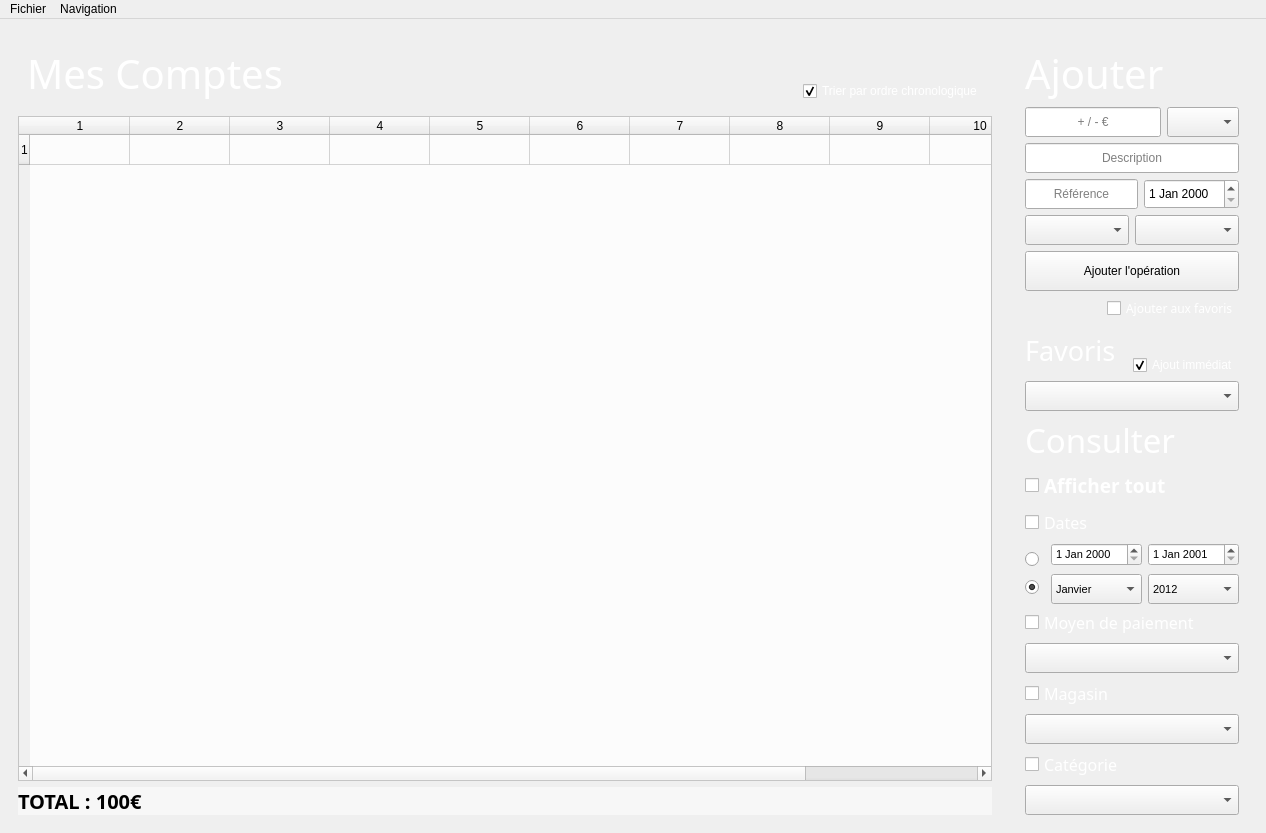
<?xml version="1.0" encoding="UTF-8"?>
<ui version="4.0">
 <class>view_Comptes</class>
 <widget class="QMainWindow" name="view_Comptes">
  <property name="geometry">
   <rect>
    <x>0</x>
    <y>0</y>
    <width>1266</width>
    <height>833</height>
   </rect>
  </property>
  <property name="windowTitle">
   <string>Mes Comptes</string>
  </property>
  <property name="styleSheet">
   <string notr="true"/>
  </property>
  <widget class="QWidget" name="centralWidget">
   <property name="styleSheet">
    <string notr="true"/>
   </property>
   <layout class="QHBoxLayout" name="horizontalLayout_5">
    <item>
     <widget class="QWidget" name="leftLayout" native="true">
      <property name="minimumSize">
       <size>
        <width>100</width>
        <height>0</height>
       </size>
      </property>
      <layout class="QVBoxLayout" name="verticalLayout_8">
       <item>
        <widget class="QWidget" name="horizontalWidget" native="true">
         <property name="minimumSize">
          <size>
           <width>0</width>
           <height>20</height>
          </size>
         </property>
         <layout class="QHBoxLayout" name="horizontalLayout_7">
          <item>
           <widget class="QLabel" name="label_4">
            <property name="palette">
             <palette>
              <active>
               <colorrole role="WindowText">
                <brush brushstyle="SolidPattern">
                 <color alpha="255">
                  <red>255</red>
                  <green>255</green>
                  <blue>255</blue>
                 </color>
                </brush>
               </colorrole>
              </active>
              <inactive>
               <colorrole role="WindowText">
                <brush brushstyle="SolidPattern">
                 <color alpha="255">
                  <red>255</red>
                  <green>255</green>
                  <blue>255</blue>
                 </color>
                </brush>
               </colorrole>
              </inactive>
              <disabled>
               <colorrole role="WindowText">
                <brush brushstyle="SolidPattern">
                 <color alpha="255">
                  <red>120</red>
                  <green>120</green>
                  <blue>120</blue>
                 </color>
                </brush>
               </colorrole>
              </disabled>
             </palette>
            </property>
            <property name="font">
             <font>
              <family>Century Gothic</family>
              <pointsize>30</pointsize>
             </font>
            </property>
            <property name="text">
             <string>Mes Comptes</string>
            </property>
           </widget>
          </item>
          <item>
           <spacer name="horizontalSpacer">
            <property name="orientation">
             <enum>Qt::Horizontal</enum>
            </property>
            <property name="sizeHint" stdset="0">
             <size>
              <width>40</width>
              <height>20</height>
             </size>
            </property>
           </spacer>
          </item>
          <item alignment="Qt::AlignBottom">
           <widget class="QCheckBox" name="check_sort">
            <property name="palette">
             <palette>
              <active>
               <colorrole role="WindowText">
                <brush brushstyle="SolidPattern">
                 <color alpha="255">
                  <red>255</red>
                  <green>255</green>
                  <blue>255</blue>
                 </color>
                </brush>
               </colorrole>
              </active>
              <inactive>
               <colorrole role="WindowText">
                <brush brushstyle="SolidPattern">
                 <color alpha="255">
                  <red>255</red>
                  <green>255</green>
                  <blue>255</blue>
                 </color>
                </brush>
               </colorrole>
              </inactive>
              <disabled>
               <colorrole role="WindowText">
                <brush brushstyle="SolidPattern">
                 <color alpha="255">
                  <red>120</red>
                  <green>120</green>
                  <blue>120</blue>
                 </color>
                </brush>
               </colorrole>
              </disabled>
             </palette>
            </property>
            <property name="text">
             <string>Trier par ordre chronologique</string>
            </property>
            <property name="checked">
             <bool>true</bool>
            </property>
           </widget>
          </item>
         </layout>
        </widget>
       </item>
       <item>
        <widget class="QTableWidget" name="tableWidget">
         <property name="minimumSize">
          <size>
           <width>0</width>
           <height>0</height>
          </size>
         </property>
         <property name="palette">
          <palette>
           <active>
            <colorrole role="Base">
             <brush brushstyle="SolidPattern">
              <color alpha="200">
               <red>255</red>
               <green>255</green>
               <blue>255</blue>
              </color>
             </brush>
            </colorrole>
            <colorrole role="Window">
             <brush brushstyle="SolidPattern">
              <color alpha="200">
               <red>240</red>
               <green>240</green>
               <blue>240</blue>
              </color>
             </brush>
            </colorrole>
           </active>
           <inactive>
            <colorrole role="Base">
             <brush brushstyle="SolidPattern">
              <color alpha="200">
               <red>255</red>
               <green>255</green>
               <blue>255</blue>
              </color>
             </brush>
            </colorrole>
            <colorrole role="Window">
             <brush brushstyle="SolidPattern">
              <color alpha="200">
               <red>240</red>
               <green>240</green>
               <blue>240</blue>
              </color>
             </brush>
            </colorrole>
           </inactive>
           <disabled>
            <colorrole role="Base">
             <brush brushstyle="SolidPattern">
              <color alpha="200">
               <red>240</red>
               <green>240</green>
               <blue>240</blue>
              </color>
             </brush>
            </colorrole>
            <colorrole role="Window">
             <brush brushstyle="SolidPattern">
              <color alpha="200">
               <red>240</red>
               <green>240</green>
               <blue>240</blue>
              </color>
             </brush>
            </colorrole>
           </disabled>
          </palette>
         </property>
         <property name="styleSheet">
          <string notr="true"/>
         </property>
         <property name="columnCount">
          <number>11</number>
         </property>
         <row>
          <property name="text">
           <string>1</string>
          </property>
         </row>
         <column/>
         <column/>
         <column/>
         <column/>
         <column/>
         <column/>
         <column/>
         <column/>
         <column/>
         <column/>
         <column/>
        </widget>
       </item>
       <item>
        <widget class="QLabel" name="lb_total">
         <property name="font">
          <font>
           <family>Century Gothic</family>
           <pointsize>15</pointsize>
           <weight>75</weight>
           <bold>true</bold>
          </font>
         </property>
         <property name="styleSheet">
          <string notr="true">#lb_total{
background-color:rgba(255, 255, 255, 120)
}</string>
         </property>
         <property name="text">
          <string>TOTAL : 100€</string>
         </property>
         <property name="margin">
          <number>8</number>
         </property>
         <property name="indent">
          <number>-1</number>
         </property>
         <property name="openExternalLinks">
          <bool>false</bool>
         </property>
        </widget>
       </item>
      </layout>
     </widget>
    </item>
    <item>
     <widget class="QWidget" name="rightLayout" native="true">
      <property name="minimumSize">
       <size>
        <width>200</width>
        <height>0</height>
       </size>
      </property>
      <property name="maximumSize">
       <size>
        <width>250</width>
        <height>16777215</height>
       </size>
      </property>
      <layout class="QVBoxLayout" name="verticalLayout_2">
       <property name="bottomMargin">
        <number>0</number>
       </property>
       <item>
        <widget class="QWidget" name="layout_add" native="true">
         <property name="maximumSize">
          <size>
           <width>16777215</width>
           <height>16777215</height>
          </size>
         </property>
         <layout class="QVBoxLayout" name="verticalLayout">
          <property name="bottomMargin">
           <number>0</number>
          </property>
          <item>
           <widget class="QLabel" name="label_2">
            <property name="font">
             <font>
              <family>Century Gothic</family>
              <pointsize>30</pointsize>
             </font>
            </property>
            <property name="text">
             <string>&lt;html&gt;&lt;head/&gt;&lt;body&gt;&lt;p&gt;&lt;span style=&quot; color:#ffffff;&quot;&gt;Ajouter&lt;/span&gt;&lt;/p&gt;&lt;/body&gt;&lt;/html&gt;</string>
            </property>
           </widget>
          </item>
          <item>
           <layout class="QHBoxLayout" name="horizontalLayout_3">
            <item>
             <widget class="QLineEdit" name="edit_value">
              <property name="minimumSize">
               <size>
                <width>0</width>
                <height>30</height>
               </size>
              </property>
              <property name="text">
               <string/>
              </property>
              <property name="alignment">
               <set>Qt::AlignCenter</set>
              </property>
              <property name="placeholderText">
               <string>+ / - €</string>
              </property>
             </widget>
            </item>
            <item>
             <widget class="QComboBox" name="list_pmt">
              <property name="minimumSize">
               <size>
                <width>0</width>
                <height>30</height>
               </size>
              </property>
             </widget>
            </item>
           </layout>
          </item>
          <item>
           <widget class="QLineEdit" name="edit_desc">
            <property name="minimumSize">
             <size>
              <width>0</width>
              <height>30</height>
             </size>
            </property>
            <property name="text">
             <string/>
            </property>
            <property name="alignment">
             <set>Qt::AlignCenter</set>
            </property>
            <property name="placeholderText">
             <string>Description</string>
            </property>
           </widget>
          </item>
          <item>
           <layout class="QHBoxLayout" name="horizontalLayout">
            <item>
             <widget class="QLineEdit" name="edit_ref">
              <property name="minimumSize">
               <size>
                <width>0</width>
                <height>30</height>
               </size>
              </property>
              <property name="text">
               <string/>
              </property>
              <property name="alignment">
               <set>Qt::AlignCenter</set>
              </property>
              <property name="placeholderText">
               <string>Référence</string>
              </property>
             </widget>
            </item>
            <item>
             <widget class="QDateEdit" name="edit_date">
              <property name="minimumSize">
               <size>
                <width>0</width>
                <height>30</height>
               </size>
              </property>
             </widget>
            </item>
           </layout>
          </item>
          <item>
           <layout class="QHBoxLayout" name="horizontalLayout_4">
            <item>
             <widget class="QComboBox" name="list_categories">
              <property name="minimumSize">
               <size>
                <width>0</width>
                <height>30</height>
               </size>
              </property>
             </widget>
            </item>
            <item>
             <widget class="QComboBox" name="list_magasins">
              <property name="minimumSize">
               <size>
                <width>0</width>
                <height>30</height>
               </size>
              </property>
             </widget>
            </item>
           </layout>
          </item>
          <item>
           <widget class="QPushButton" name="btn_add">
            <property name="minimumSize">
             <size>
              <width>0</width>
              <height>40</height>
             </size>
            </property>
            <property name="text">
             <string>Ajouter l'opération</string>
            </property>
           </widget>
          </item>
          <item alignment="Qt::AlignRight">
           <widget class="QCheckBox" name="check_favori">
            <property name="palette">
             <palette>
              <active>
               <colorrole role="WindowText">
                <brush brushstyle="SolidPattern">
                 <color alpha="255">
                  <red>255</red>
                  <green>255</green>
                  <blue>255</blue>
                 </color>
                </brush>
               </colorrole>
              </active>
              <inactive>
               <colorrole role="WindowText">
                <brush brushstyle="SolidPattern">
                 <color alpha="255">
                  <red>255</red>
                  <green>255</green>
                  <blue>255</blue>
                 </color>
                </brush>
               </colorrole>
              </inactive>
              <disabled>
               <colorrole role="WindowText">
                <brush brushstyle="SolidPattern">
                 <color alpha="255">
                  <red>120</red>
                  <green>120</green>
                  <blue>120</blue>
                 </color>
                </brush>
               </colorrole>
              </disabled>
             </palette>
            </property>
            <property name="font">
             <font>
              <family>Century Gothic</family>
              <pointsize>9</pointsize>
             </font>
            </property>
            <property name="text">
             <string>Ajouter aux favoris</string>
            </property>
           </widget>
          </item>
          <item>
           <layout class="QHBoxLayout" name="horizontalLayout_9">
            <item>
             <widget class="QLabel" name="label_3">
              <property name="palette">
               <palette>
                <active>
                 <colorrole role="WindowText">
                  <brush brushstyle="SolidPattern">
                   <color alpha="255">
                    <red>255</red>
                    <green>255</green>
                    <blue>255</blue>
                   </color>
                  </brush>
                 </colorrole>
                </active>
                <inactive>
                 <colorrole role="WindowText">
                  <brush brushstyle="SolidPattern">
                   <color alpha="255">
                    <red>255</red>
                    <green>255</green>
                    <blue>255</blue>
                   </color>
                  </brush>
                 </colorrole>
                </inactive>
                <disabled>
                 <colorrole role="WindowText">
                  <brush brushstyle="SolidPattern">
                   <color alpha="255">
                    <red>120</red>
                    <green>120</green>
                    <blue>120</blue>
                   </color>
                  </brush>
                 </colorrole>
                </disabled>
               </palette>
              </property>
              <property name="font">
               <font>
                <family>Century Gothic</family>
                <pointsize>20</pointsize>
               </font>
              </property>
              <property name="text">
               <string>Favoris</string>
              </property>
             </widget>
            </item>
            <item alignment="Qt::AlignBottom">
             <widget class="QCheckBox" name="check_immediat_fav">
              <property name="palette">
               <palette>
                <active>
                 <colorrole role="WindowText">
                  <brush brushstyle="SolidPattern">
                   <color alpha="255">
                    <red>255</red>
                    <green>255</green>
                    <blue>255</blue>
                   </color>
                  </brush>
                 </colorrole>
                </active>
                <inactive>
                 <colorrole role="WindowText">
                  <brush brushstyle="SolidPattern">
                   <color alpha="255">
                    <red>255</red>
                    <green>255</green>
                    <blue>255</blue>
                   </color>
                  </brush>
                 </colorrole>
                </inactive>
                <disabled>
                 <colorrole role="WindowText">
                  <brush brushstyle="SolidPattern">
                   <color alpha="255">
                    <red>120</red>
                    <green>120</green>
                    <blue>120</blue>
                   </color>
                  </brush>
                 </colorrole>
                </disabled>
               </palette>
              </property>
              <property name="text">
               <string>Ajout immédiat</string>
              </property>
              <property name="checked">
               <bool>true</bool>
              </property>
             </widget>
            </item>
           </layout>
          </item>
          <item>
           <widget class="QComboBox" name="list_fav">
            <property name="minimumSize">
             <size>
              <width>0</width>
              <height>30</height>
             </size>
            </property>
           </widget>
          </item>
         </layout>
        </widget>
       </item>
       <item>
        <widget class="QWidget" name="layout_select" native="true">
         <property name="minimumSize">
          <size>
           <width>0</width>
           <height>0</height>
          </size>
         </property>
         <property name="font">
          <font>
           <pointsize>8</pointsize>
          </font>
         </property>
         <layout class="QVBoxLayout" name="verticalLayout_7">
          <property name="topMargin">
           <number>0</number>
          </property>
          <item>
           <widget class="QLabel" name="label">
            <property name="font">
             <font>
              <family>Century Gothic</family>
              <pointsize>25</pointsize>
             </font>
            </property>
            <property name="text">
             <string>&lt;html&gt;&lt;head/&gt;&lt;body&gt;&lt;p&gt;&lt;span style=&quot; color:#ffffff;&quot;&gt;Consulter&lt;/span&gt;&lt;/p&gt;&lt;/body&gt;&lt;/html&gt;</string>
            </property>
           </widget>
          </item>
          <item>
           <widget class="QCheckBox" name="check_afficher_tout">
            <property name="enabled">
             <bool>true</bool>
            </property>
            <property name="font">
             <font>
              <family>Century Gothic</family>
              <pointsize>14</pointsize>
              <weight>75</weight>
              <bold>true</bold>
             </font>
            </property>
            <property name="styleSheet">
             <string notr="true">#check_afficher_tout{
	color:white;
}</string>
            </property>
            <property name="text">
             <string>Afficher tout</string>
            </property>
           </widget>
          </item>
          <item>
           <layout class="QVBoxLayout" name="verticalLayout_5">
            <item>
             <widget class="QCheckBox" name="check_date">
              <property name="palette">
               <palette>
                <active>
                 <colorrole role="WindowText">
                  <brush brushstyle="SolidPattern">
                   <color alpha="255">
                    <red>255</red>
                    <green>255</green>
                    <blue>255</blue>
                   </color>
                  </brush>
                 </colorrole>
                </active>
                <inactive>
                 <colorrole role="WindowText">
                  <brush brushstyle="SolidPattern">
                   <color alpha="255">
                    <red>255</red>
                    <green>255</green>
                    <blue>255</blue>
                   </color>
                  </brush>
                 </colorrole>
                </inactive>
                <disabled>
                 <colorrole role="WindowText">
                  <brush brushstyle="SolidPattern">
                   <color alpha="255">
                    <red>120</red>
                    <green>120</green>
                    <blue>120</blue>
                   </color>
                  </brush>
                 </colorrole>
                </disabled>
               </palette>
              </property>
              <property name="font">
               <font>
                <family>Century Gothic</family>
                <pointsize>12</pointsize>
               </font>
              </property>
              <property name="text">
               <string>Dates</string>
              </property>
              <property name="checked">
               <bool>false</bool>
              </property>
             </widget>
            </item>
            <item>
             <layout class="QHBoxLayout" name="horizontalLayout_2">
              <property name="sizeConstraint">
               <enum>QLayout::SetFixedSize</enum>
              </property>
              <item>
               <widget class="QRadioButton" name="rad_entre">
                <property name="minimumSize">
                 <size>
                  <width>20</width>
                  <height>20</height>
                 </size>
                </property>
                <property name="maximumSize">
                 <size>
                  <width>10</width>
                  <height>10</height>
                 </size>
                </property>
                <property name="text">
                 <string/>
                </property>
                <property name="checkable">
                 <bool>true</bool>
                </property>
                <property name="checked">
                 <bool>false</bool>
                </property>
               </widget>
              </item>
              <item>
               <widget class="QDateEdit" name="edit_date_begin">
                <property name="maximumSize">
                 <size>
                  <width>100</width>
                  <height>25</height>
                 </size>
                </property>
               </widget>
              </item>
              <item>
               <widget class="QDateEdit" name="edit_date_end">
                <property name="maximumSize">
                 <size>
                  <width>100</width>
                  <height>25</height>
                 </size>
                </property>
                <property name="dateTime">
                 <datetime>
                  <hour>0</hour>
                  <minute>0</minute>
                  <second>0</second>
                  <year>2001</year>
                  <month>1</month>
                  <day>1</day>
                 </datetime>
                </property>
               </widget>
              </item>
             </layout>
            </item>
            <item>
             <layout class="QHBoxLayout" name="horizontalLayout_6">
              <item>
               <widget class="QRadioButton" name="rad_mois">
                <property name="minimumSize">
                 <size>
                  <width>20</width>
                  <height>20</height>
                 </size>
                </property>
                <property name="maximumSize">
                 <size>
                  <width>20</width>
                  <height>20</height>
                 </size>
                </property>
                <property name="text">
                 <string/>
                </property>
                <property name="checkable">
                 <bool>true</bool>
                </property>
                <property name="checked">
                 <bool>true</bool>
                </property>
               </widget>
              </item>
              <item>
               <widget class="QComboBox" name="list_mois">
                <property name="minimumSize">
                 <size>
                  <width>0</width>
                  <height>30</height>
                 </size>
                </property>
                <property name="maximumSize">
                 <size>
                  <width>100</width>
                  <height>25</height>
                 </size>
                </property>
                <item>
                 <property name="text">
                  <string>Janvier</string>
                 </property>
                </item>
                <item>
                 <property name="text">
                  <string>Février</string>
                 </property>
                </item>
                <item>
                 <property name="text">
                  <string>Mars</string>
                 </property>
                </item>
                <item>
                 <property name="text">
                  <string>Avril</string>
                 </property>
                </item>
                <item>
                 <property name="text">
                  <string>Mai</string>
                 </property>
                </item>
                <item>
                 <property name="text">
                  <string>Juin</string>
                 </property>
                </item>
                <item>
                 <property name="text">
                  <string>Juillet</string>
                 </property>
                </item>
                <item>
                 <property name="text">
                  <string>Août</string>
                 </property>
                </item>
                <item>
                 <property name="text">
                  <string>Septembre</string>
                 </property>
                </item>
                <item>
                 <property name="text">
                  <string>Octobre</string>
                 </property>
                </item>
                <item>
                 <property name="text">
                  <string>Novembre</string>
                 </property>
                </item>
                <item>
                 <property name="text">
                  <string>Décembre</string>
                 </property>
                </item>
               </widget>
              </item>
              <item>
               <widget class="QComboBox" name="list_annee">
                <property name="minimumSize">
                 <size>
                  <width>0</width>
                  <height>30</height>
                 </size>
                </property>
                <property name="maximumSize">
                 <size>
                  <width>100</width>
                  <height>25</height>
                 </size>
                </property>
                <item>
                 <property name="text">
                  <string>2012</string>
                 </property>
                </item>
                <item>
                 <property name="text">
                  <string>2013</string>
                 </property>
                </item>
                <item>
                 <property name="text">
                  <string>2014</string>
                 </property>
                </item>
                <item>
                 <property name="text">
                  <string>2015</string>
                 </property>
                </item>
                <item>
                 <property name="text">
                  <string>2016</string>
                 </property>
                </item>
               </widget>
              </item>
             </layout>
            </item>
           </layout>
          </item>
          <item>
           <layout class="QVBoxLayout" name="verticalLayout_6">
            <item>
             <widget class="QCheckBox" name="check_pmt">
              <property name="palette">
               <palette>
                <active>
                 <colorrole role="WindowText">
                  <brush brushstyle="SolidPattern">
                   <color alpha="255">
                    <red>255</red>
                    <green>255</green>
                    <blue>255</blue>
                   </color>
                  </brush>
                 </colorrole>
                </active>
                <inactive>
                 <colorrole role="WindowText">
                  <brush brushstyle="SolidPattern">
                   <color alpha="255">
                    <red>255</red>
                    <green>255</green>
                    <blue>255</blue>
                   </color>
                  </brush>
                 </colorrole>
                </inactive>
                <disabled>
                 <colorrole role="WindowText">
                  <brush brushstyle="SolidPattern">
                   <color alpha="255">
                    <red>120</red>
                    <green>120</green>
                    <blue>120</blue>
                   </color>
                  </brush>
                 </colorrole>
                </disabled>
               </palette>
              </property>
              <property name="font">
               <font>
                <family>Century Gothic</family>
                <pointsize>12</pointsize>
               </font>
              </property>
              <property name="text">
               <string>Moyen de paiement</string>
              </property>
             </widget>
            </item>
            <item>
             <widget class="QComboBox" name="list_pmt_2">
              <property name="minimumSize">
               <size>
                <width>0</width>
                <height>30</height>
               </size>
              </property>
             </widget>
            </item>
           </layout>
          </item>
          <item>
           <layout class="QVBoxLayout" name="verticalLayout_3">
            <item>
             <widget class="QCheckBox" name="check_magasins">
              <property name="palette">
               <palette>
                <active>
                 <colorrole role="WindowText">
                  <brush brushstyle="SolidPattern">
                   <color alpha="255">
                    <red>255</red>
                    <green>255</green>
                    <blue>255</blue>
                   </color>
                  </brush>
                 </colorrole>
                </active>
                <inactive>
                 <colorrole role="WindowText">
                  <brush brushstyle="SolidPattern">
                   <color alpha="255">
                    <red>255</red>
                    <green>255</green>
                    <blue>255</blue>
                   </color>
                  </brush>
                 </colorrole>
                </inactive>
                <disabled>
                 <colorrole role="WindowText">
                  <brush brushstyle="SolidPattern">
                   <color alpha="255">
                    <red>120</red>
                    <green>120</green>
                    <blue>120</blue>
                   </color>
                  </brush>
                 </colorrole>
                </disabled>
               </palette>
              </property>
              <property name="font">
               <font>
                <family>Century Gothic</family>
                <pointsize>12</pointsize>
               </font>
              </property>
              <property name="text">
               <string>Magasin</string>
              </property>
             </widget>
            </item>
            <item>
             <widget class="QComboBox" name="list_magasins_2">
              <property name="minimumSize">
               <size>
                <width>0</width>
                <height>30</height>
               </size>
              </property>
             </widget>
            </item>
           </layout>
          </item>
          <item>
           <layout class="QVBoxLayout" name="verticalLayout_4">
            <item>
             <widget class="QCheckBox" name="check_categories">
              <property name="palette">
               <palette>
                <active>
                 <colorrole role="WindowText">
                  <brush brushstyle="SolidPattern">
                   <color alpha="255">
                    <red>255</red>
                    <green>255</green>
                    <blue>255</blue>
                   </color>
                  </brush>
                 </colorrole>
                </active>
                <inactive>
                 <colorrole role="WindowText">
                  <brush brushstyle="SolidPattern">
                   <color alpha="255">
                    <red>255</red>
                    <green>255</green>
                    <blue>255</blue>
                   </color>
                  </brush>
                 </colorrole>
                </inactive>
                <disabled>
                 <colorrole role="WindowText">
                  <brush brushstyle="SolidPattern">
                   <color alpha="255">
                    <red>120</red>
                    <green>120</green>
                    <blue>120</blue>
                   </color>
                  </brush>
                 </colorrole>
                </disabled>
               </palette>
              </property>
              <property name="font">
               <font>
                <family>Century Gothic</family>
                <pointsize>12</pointsize>
               </font>
              </property>
              <property name="text">
               <string>Catégorie</string>
              </property>
             </widget>
            </item>
            <item>
             <widget class="QComboBox" name="list_categories_2">
              <property name="minimumSize">
               <size>
                <width>0</width>
                <height>30</height>
               </size>
              </property>
             </widget>
            </item>
           </layout>
          </item>
         </layout>
        </widget>
       </item>
      </layout>
     </widget>
    </item>
   </layout>
  </widget>
  <widget class="QMenuBar" name="menubar">
   <property name="geometry">
    <rect>
     <x>0</x>
     <y>0</y>
     <width>1266</width>
     <height>21</height>
    </rect>
   </property>
   <widget class="QMenu" name="menuAccueil">
    <property name="title">
     <string>Fichier</string>
    </property>
    <addaction name="actionExporter_la_base_de_donnees"/>
    <addaction name="actionPrint"/>
    <addaction name="separator"/>
    <addaction name="actionQuitter"/>
   </widget>
   <widget class="QMenu" name="menuNavigation">
    <property name="title">
     <string>Navigation</string>
    </property>
    <addaction name="actionAccueil"/>
    <addaction name="separator"/>
    <addaction name="actionMagasins"/>
    <addaction name="actionCategories"/>
    <addaction name="actionFavoris"/>
   </widget>
   <addaction name="menuAccueil"/>
   <addaction name="menuNavigation"/>
  </widget>
  <action name="actionAccueil">
   <property name="text">
    <string>Accueil</string>
   </property>
  </action>
  <action name="actionCategories">
   <property name="text">
    <string>Catégories</string>
   </property>
  </action>
  <action name="actionMagasins">
   <property name="text">
    <string>Magasins</string>
   </property>
  </action>
  <action name="actionQuitter">
   <property name="text">
    <string>Quitter</string>
   </property>
  </action>
  <action name="actionRecherche">
   <property name="text">
    <string>Recherche</string>
   </property>
  </action>
  <action name="actionComptes">
   <property name="text">
    <string>Comptes</string>
   </property>
  </action>
  <action name="actionExporter_la_base_de_donnees">
   <property name="text">
    <string>Exporter la base de données</string>
   </property>
  </action>
  <action name="actionPrint">
   <property name="text">
    <string>Imprimer</string>
   </property>
  </action>
  <action name="actionFavoris">
   <property name="text">
    <string>Favoris</string>
   </property>
  </action>
 </widget>
 <resources/>
 <connections/>
</ui>
